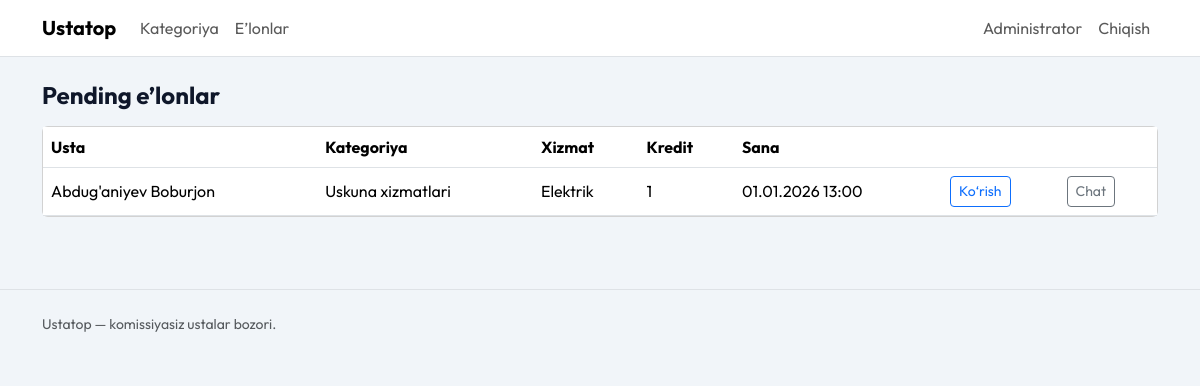
The page /dashboard/admin/pending/ (signed in) on the database its author committed.
### listings/models.py (models this page shows, shortened)
class Listing(models.Model):
    class Status(models.TextChoices):
        DRAFT = 'DRAFT', 'Qoralama'
        PENDING = 'PENDING', 'Kutilmoqda'
        APPROVED = 'APPROVED', 'Tasdiqlangan'
        REJECTED = 'REJECTED', 'Rad etilgan'
    provider = models.ForeignKey(Provider, on_delete=models.CASCADE, related_name='listings')
    category = models.ForeignKey(Category, on_delete=models.PROTECT)
    service = models.ForeignKey(Service, on_delete=models.PROTECT)
    service_details = models.ManyToManyField(ServiceDetail, blank=True)
    title = models.CharField(max_length=200)
    description = models.TextField()
    city = models.CharField(max_length=120)
    district = models.CharField(max_length=120, blank=True, default='')
    price_from = models.DecimalField(max_digits=12, decimal_places=2, blank=True, null=True)
    status = models.CharField(max_length=20, choices=Status.choices, default=Status.DRAFT)
    rejection_reason = models.TextField(blank=True)
    is_public = models.BooleanField(default=False)
    approved_at = models.DateTimeField(blank=True, null=True)
    created_at = models.DateTimeField(auto_now_add=True)
    updated_at = models.DateTimeField(auto_now=True)

### providers/models.py (models this page shows, shortened)
class Provider(models.Model):
    user = models.OneToOneField(settings.AUTH_USER_MODEL, on_delete=models.CASCADE)
    categories = models.ManyToManyField(Category, blank=True)
    services = models.ManyToManyField(Service, blank=True)
    rating = models.FloatField(default=0)
    total_reviews = models.IntegerField(default=0)
    free_listing_credits = models.IntegerField(default=3)
    is_active = models.BooleanField(default=True)

### accounts/models.py (models this page shows, shortened)
class User(AbstractUser):
    class Roles(models.TextChoices):
        CLIENT = 'CLIENT', 'Mijoz'
        PROVIDER = 'PROVIDER', 'Usta'
        ADMIN = 'ADMIN', 'Administrator'
    email = models.EmailField(blank=True)
    phone_number = models.CharField(max_length=20, blank=True)
    role = models.CharField(max_length=20, choices=Roles.choices, default=Roles.CLIENT)
    is_phone_verified = models.BooleanField(default=False)
    telegram_id = models.BigIntegerField(null=True, blank=True, unique=True)
    USERNAME_FIELD = 'username'
    REQUIRED_FIELDS = []
    def is_provider(self):
        return self.role == self.Roles.PROVIDER
    def is_admin(self):
        return self.role == self.Roles.ADMIN or self.is_superuser

class Profile(models.Model):
    user = models.OneToOneField(User, on_delete=models.CASCADE)
    full_name = models.CharField(max_length=255)
    city = models.CharField(max_length=120)
    district = models.CharField(max_length=120)
    avatar = models.ImageField(upload_to='avatars/', blank=True, null=True)

### services/models.py (models this page shows, shortened)
class Category(models.Model):
    name = models.CharField(max_length=120)
    slug = models.SlugField(max_length=140, unique=True)
    icon = models.CharField(max_length=120, blank=True)
    class Meta:
        verbose_name_plural = 'Categories'

class Service(models.Model):
    category = models.ForeignKey(Category, on_delete=models.CASCADE, related_name='services')
    name = models.CharField(max_length=120)
    description = models.TextField()

### dashboard/views.py (the view)
# urls.py: path('admin/pending/', pending_listings, name='pending_listings'),
@user_passes_test(is_admin)
def pending_listings(request):
    listings = Listing.objects.filter(status=Listing.Status.PENDING).order_by('created_at')
    return render(request, 'dashboard/pending_listings.html', {'listings': listings})

### dashboard/views.py (called while the page is built)
def is_admin(user):
    return user.is_authenticated and user.is_admin()

### templates/dashboard/pending_listings.html (shortened to what this page needs)
{% extends 'base.html' %}
{% block content %}
<h1 class="h4 fw-bold mb-3">Pending e’lonlar</h1>
<div class="card">
  <div class="table-responsive">
    <table class="table align-middle mb-0">
      <thead>
        <tr>
          <th>Usta</th>
          <th>Kategoriya</th>
          <th>Xizmat</th>
          <th>Kredit</th>
          <th>Sana</th>
          <th></th>
          <th></th>
        </tr>
      </thead>
      <tbody>
        {% for listing in listings %}
          <tr>
            <td>{{ listing.provider.user.profile.full_name }}</td>
            <td>{{ listing.category.name }}</td>
            <td>{{ listing.service.name }}</td>
            <td>{{ listing.provider.free_listing_credits }}</td>
            <td>{{ listing.created_at|date:"d.m.Y H:i" }}</td>
            <td>
              <a class="btn btn-sm btn-outline-primary" href="{% url 'dashboard:listing_review' listing.pk %}">Ko‘rish</a>
            </td>
            <td>
              {% with thread=listing.chatthread_set.first %}
                {% if thread %}
                  <a class="btn btn-sm btn-outline-secondary" href="{% url 'chat:thread_detail' thread.pk %}">Chat</a>
                {% else %}
                  <span class="text-muted small">Chat yo‘q</span>
                {% endif %}
              {% endwith %}
            </td>
          </tr>
        {% empty %}
          <tr>
            <td colspan="7" class="text-muted">Pending e’lonlar yo‘q.</td>
          </tr>
        {% endfor %}
      </tbody>
    </table>
  </div>
</div>
{% endblock %}

### static/css/site.css (style rules this page uses)
:root { --ink: #0f172a; --muted: #64748b; --brand: #0ea5e9; --brand-dark: #0284c7; --sand: #f8fafc; --card: #ffffff; --ring: rgba(14, 165, 233, 0.2); }
body { font-family: "Outfit", sans-serif; background: #f1f5f9; color: var(--ink); }

### rows shown on the page
Listing: provider.user.profile.full_name "Abdug'aniyev Boburjon", category.name "Uskuna xizmatlari", service.name "Elektrik", provider.free_listing_credits "1", created_at "01.01.2026 13:00"
